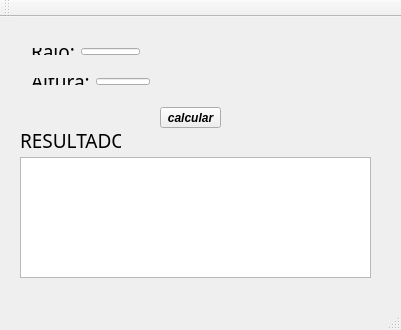
<?xml version="1.0" encoding="UTF-8"?>
<ui version="4.0">
 <class>MainWindow</class>
 <widget class="QMainWindow" name="MainWindow">
  <property name="geometry">
   <rect>
    <x>0</x>
    <y>0</y>
    <width>401</width>
    <height>330</height>
   </rect>
  </property>
  <property name="windowTitle">
   <string>PROJETO CONE</string>
  </property>
  <widget class="QWidget" name="centralWidget">
   <widget class="QLabel" name="label_3">
    <property name="geometry">
     <rect>
      <x>20</x>
      <y>113</y>
      <width>101</width>
      <height>20</height>
     </rect>
    </property>
    <property name="font">
     <font>
      <family>Indie Flower</family>
      <pointsize>14</pointsize>
     </font>
    </property>
    <property name="text">
     <string>RESULTADO</string>
    </property>
   </widget>
   <widget class="QTextEdit" name="textEditResultado">
    <property name="geometry">
     <rect>
      <x>20</x>
      <y>140</y>
      <width>351</width>
      <height>121</height>
     </rect>
    </property>
   </widget>
   <widget class="QPushButton" name="pushButton">
    <property name="geometry">
     <rect>
      <x>160</x>
      <y>90</y>
      <width>61</width>
      <height>21</height>
     </rect>
    </property>
    <property name="font">
     <font>
      <family>Arial</family>
      <pointsize>9</pointsize>
      <weight>75</weight>
      <italic>true</italic>
      <bold>true</bold>
     </font>
    </property>
    <property name="text">
     <string>calcular</string>
    </property>
   </widget>
   <widget class="QWidget" name="">
    <property name="geometry">
     <rect>
      <x>20</x>
      <y>20</y>
      <width>131</width>
      <height>29</height>
     </rect>
    </property>
    <layout class="QHBoxLayout" name="horizontalLayout">
     <item>
      <widget class="QLabel" name="label">
       <property name="font">
        <font>
         <family>Indie Flower</family>
         <pointsize>14</pointsize>
        </font>
       </property>
       <property name="text">
        <string>Raio:</string>
       </property>
      </widget>
     </item>
     <item>
      <widget class="QLineEdit" name="lineEditRaio"/>
     </item>
    </layout>
   </widget>
   <widget class="QWidget" name="">
    <property name="geometry">
     <rect>
      <x>20</x>
      <y>50</y>
      <width>141</width>
      <height>29</height>
     </rect>
    </property>
    <layout class="QHBoxLayout" name="horizontalLayout_2">
     <item>
      <widget class="QLabel" name="label_2">
       <property name="font">
        <font>
         <family>Indie Flower</family>
         <pointsize>14</pointsize>
        </font>
       </property>
       <property name="text">
        <string>Altura:</string>
       </property>
      </widget>
     </item>
     <item>
      <widget class="QLineEdit" name="lineEditAltura"/>
     </item>
    </layout>
   </widget>
  </widget>
  <widget class="QMenuBar" name="menuBar">
   <property name="geometry">
    <rect>
     <x>0</x>
     <y>0</y>
     <width>401</width>
     <height>21</height>
    </rect>
   </property>
  </widget>
  <widget class="QToolBar" name="mainToolBar">
   <attribute name="toolBarArea">
    <enum>TopToolBarArea</enum>
   </attribute>
   <attribute name="toolBarBreak">
    <bool>false</bool>
   </attribute>
  </widget>
  <widget class="QStatusBar" name="statusBar"/>
 </widget>
 <layoutdefault spacing="6" margin="11"/>
 <resources/>
 <connections/>
</ui>
